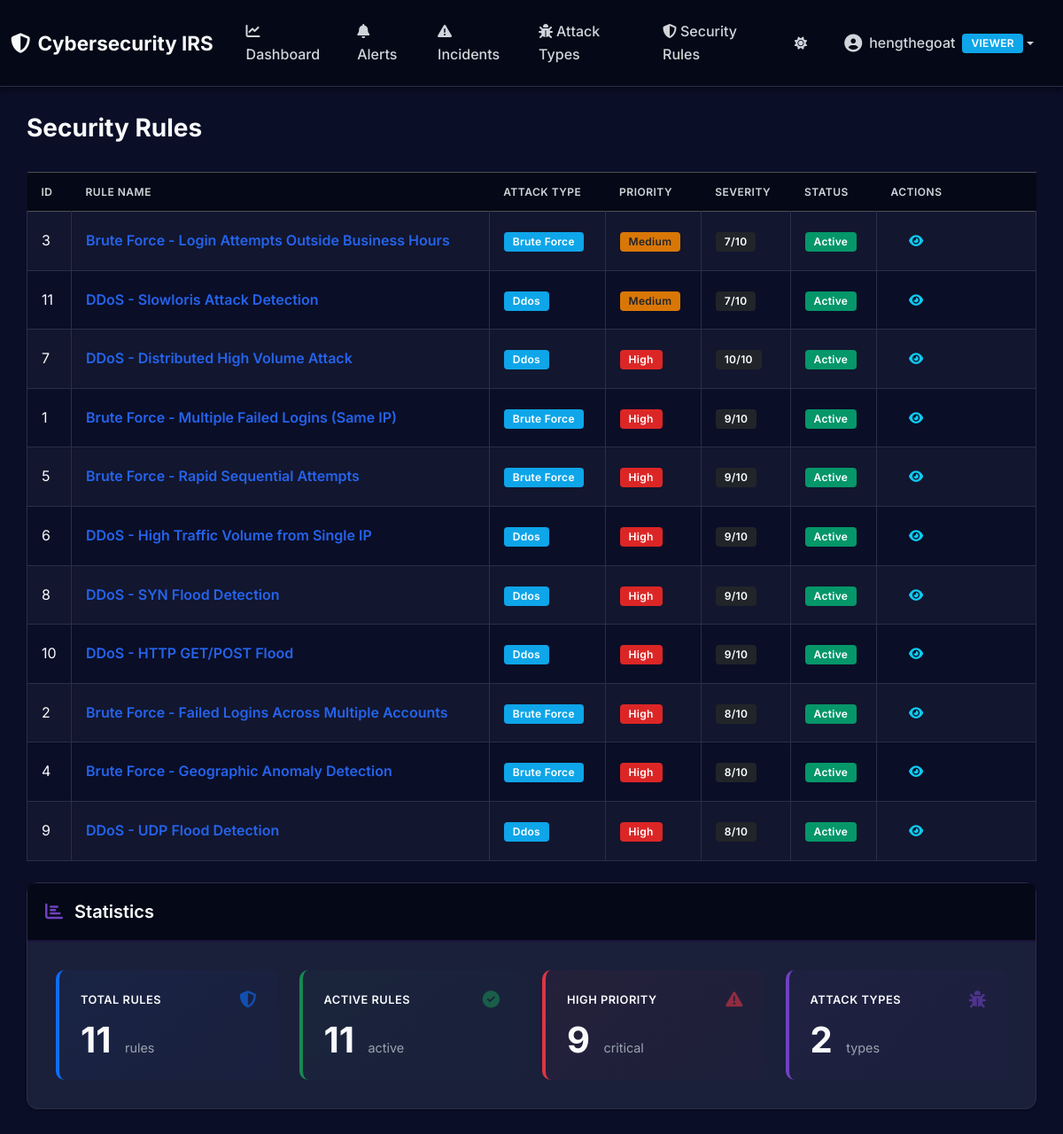
/rules/ (signed in), run on the app's committed database.
### app/models/user.py (models this page shows, shortened)
class User(db.Model):
    __tablename__ = 'users'
    id = db.Column(db.Integer, primary_key=True)
    username = db.Column(db.String(80), unique=True, nullable=False)
    email = db.Column(db.String(120), unique=True, nullable=False)
    full_name = db.Column(db.String(120), nullable=False)
    role = db.Column(db.String(20), default='analyst', nullable=False)  # admin, analyst, viewer
    is_active = db.Column(db.Boolean, default=True, nullable=False)
    password_hash = db.Column(db.String(255), nullable=False)
    created_at = db.Column(db.DateTime, default=datetime.utcnow, nullable=False)
    updated_at = db.Column(db.DateTime, default=datetime.utcnow, onupdate=datetime.utcnow, nullable=False)
    last_login = db.Column(db.DateTime, nullable=True)

### app/models/rule.py (models this page shows, shortened)
class Rule(db.Model):
    __tablename__ = 'rules'
    id = db.Column(db.Integer, primary_key=True)
    name = db.Column(db.String(200), nullable=False)
    attack_type_id = db.Column(db.Integer, db.ForeignKey('attack_types.id'), nullable=False)
    conditions = db.Column(db.JSON, nullable=False)  # JSON storage for flexible conditions
    actions = db.Column(db.JSON, nullable=False)  # JSON array of action strings
    priority = db.Column(db.String(20), default='medium', nullable=False)  # high, medium, low
    severity_score = db.Column(db.Integer, default=5, nullable=False)  # 1-10
    is_active = db.Column(db.Boolean, default=True, nullable=False)
    created_at = db.Column(db.DateTime, default=datetime.utcnow, nullable=False)
    updated_at = db.Column(db.DateTime, default=datetime.utcnow, onupdate=datetime.utcnow, nullable=False)

### app/models/attack_type.py (models this page shows, shortened)
class AttackType(db.Model):
    __tablename__ = 'attack_types'
    id = db.Column(db.Integer, primary_key=True)
    name = db.Column(db.String(50), unique=True, nullable=False)  # brute_force, ddos
    description = db.Column(db.Text, nullable=True)
    severity_level = db.Column(db.Integer, default=5, nullable=False)  # 1-10
    is_active = db.Column(db.Boolean, default=True, nullable=False)
    rules = db.relationship('Rule', backref='attack_type', lazy=True, cascade='all, delete-orphan')
    incidents = db.relationship('Incident', backref='attack_type', lazy=True)

### app/routes/rule_routes.py (the view)
@rule_bp.route('/')
@login_required
def index():
    rules = RuleService.get_all()
    attack_types = {at.id: at for at in AttackTypeService.get_all()}
    return render_template('rules/index.html', rules=rules, attack_types=attack_types)

### app/templates/rules/index.html (shortened to what this page needs)
{% extends "layouts/base.html" %}  {% block content %}
<div class="d-flex justify-content-between align-items-center mb-4">
  <h1 class="h3">Security Rules</h1>
</div>
{% if rules %}
<div class="table-responsive">
  <table class="table table-striped table-bordered align-middle shadow-sm">
    <thead class="table-dark">
      <tr>
        <th style="width: 50px">ID</th>
        <th>Rule Name</th>
        <th>Attack Type</th>
        <th>Priority</th>
        <th>Severity</th>
        <th>Status</th>
        <th style="width: 180px">Actions</th>
      </tr>
    </thead>
    <tbody>
      {% for rule in rules %}
      <tr>
        <td>{{ rule.id }}</td>
        <td>
          <a
            href="{{ url_for('rules.detail', rule_id=rule.id) }}"
            class="text-decoration-none fw-semibold"
          >
            {{ rule.name }}
          </a>
        </td>
        <td>
          {% if rule.attack_type_id in attack_types %}
          <span class="badge bg-info"
            >{{ attack_types[rule.attack_type_id].name.replace('_', ' ').title()
            }}</span
          >
          {% endif %}
        </td>
        <td>
          {% if rule.priority == 'high' %}
          <span class="badge bg-danger">High</span>
          {% elif rule.priority == 'medium' %}
          <span class="badge bg-warning text-dark">Medium</span>
          {% else %}
          <span class="badge bg-secondary">Low</span>
          {% endif %}
        </td>
        <td><span class="badge bg-dark">{{ rule.severity_score }}/10</span></td>
        <td>
          {% if rule.is_active %}
          <span class="badge bg-success">Active</span>
          {% else %}
          <span class="badge bg-secondary">Inactive</span>
          {% endif %}
        </td>
        <td>
          <div class="btn-group" role="group">
            <a
              href="{{ url_for('rules.detail', rule_id=rule.id) }}"
              class="btn btn-sm btn-outline-info"
              title="View Details"
            >
              <i class="fas fa-eye"></i>
            </a>
          </div>
        </td>
      </tr>
      {% endfor %}
    </tbody>
  </table>
</div>
{% endif %}
<div class="mt-4">
  <div
    class="card"
    style="border-radius: 12px; border: 1px solid var(--card-border)"
  >
    <div
      class="card-header"
      style="
        background: linear-gradient(
          135deg,
          rgba(111, 66, 193, 0.08),
          rgba(111, 66, 193, 0.03)
        );
        border-bottom: 2px solid rgba(111, 66, 193, 0.2);
        padding: 1.25rem;
        border-radius: 12px 12px 0 0;
      "
    >
      <h5 class="mb-0" style="font-weight: 600; color: var(--text-primary)">
        <i class="fas fa-chart-bar me-2" style="color: #6f42c1"></i>
        Statistics
      </h5>
    </div>
    <div class="card-body" style="padding: 2rem">
      <div class="row g-4">
        <div class="col-lg-3 col-md-6">
          <div
            style="
              padding: 24px;
              background: linear-gradient(
                135deg,
                rgba(13, 110, 253, 0.05),
                rgba(13, 110, 253, 0.02)
              );
              border-radius: 10px;
              border-left: 4px solid #0d6efd;
              transition: all 0.3s ease;
            "
            onmouseover="this.style.transform='translateY(-4px)'; this.style.boxShadow='0 8px 16px rgba(0,0,0,0.1)';"
            onmouseout="this.style.transform='translateY(0)'; this.style.boxShadow='none';"
          >
            <div class="d-flex align-items-center justify-content-between mb-3">
              <h6
                style="
                  color: var(--text-secondary);
                  font-size: 0.8rem;
                  text-transform: uppercase;
                  margin: 0;
                  letter-spacing: 0.5px;
                  font-weight: 600;
                "
              >
                Total Rules
              </h6>
              <i
                class="fas fa-shield-alt"
                style="font-size: 1.2rem; color: #0d6efd; opacity: 0.6"
              ></i>
            </div>
            <div>
              <span
                style="
                  font-size: 2.5rem;
                  font-weight: 700;
                  color: var(--text-primary);
                  line-height: 1;
                "
              >
                {{ rules|length }}
              </span>
              <span
                style="
                  color: var(--text-muted);
                  font-size: 0.9rem;
                  margin-left: 6px;
                "
              >
                rule{{ rules|length != 1 and 's' or '' }}
              </span>
            </div>
          </div>
        </div>
        <div class="col-lg-3 col-md-6">
          <div
            style="
              padding: 24px;
              background: linear-gradient(
                135deg,
                rgba(25, 135, 84, 0.05),
                rgba(25, 135, 84, 0.02)
              );
              border-radius: 10px;
              border-left: 4px solid #198754;
              transition: all 0.3s ease;
            "
            onmouseover="this.style.transform='translateY(-4px)'; this.style.boxShadow='0 8px 16px rgba(0,0,0,0.1)';"
            onmouseout="this.style.transform='translateY(0)'; this.style.boxShadow='none';"
          >
            <div class="d-flex align-items-center justify-content-between mb-3">
              <h6
                style="
                  color: var(--text-secondary);
                  font-size: 0.8rem;
                  text-transform: uppercase;
                  margin: 0;
                  letter-spacing: 0.5px;
                  font-weight: 600;
                "
              >
                Active Rules
              </h6>
              <i
                class="fas fa-check-circle"
                style="font-size: 1.2rem; color: #198754; opacity: 0.6"
              ></i>
            </div>
            <div>
              <span
                style="
                  font-size: 2.5rem;
                  font-weight: 700;
                  color: var(--text-primary);
                  line-height: 1;
                "
              >
                {{ rules|selectattr('is_active')|list|length }}
              </span>
              <span
                style="
                  color: var(--text-muted);
                  font-size: 0.9rem;
                  margin-left: 6px;
                "
              >
                active
              </span>
            </div>
          </div>
        </div>
        <div class="col-lg-3 col-md-6">
          <div
            style="
              padding: 24px;
              background: linear-gradient(
                135deg,
                rgba(220, 53, 69, 0.05),
                rgba(220, 53, 69, 0.02)
              );
              border-radius: 10px;
              border-left: 4px solid #dc3545;
              transition: all 0.3s ease;
            "
            onmouseover="this.style.transform='translateY(-4px)'; this.style.boxShadow='0 8px 16px rgba(0,0,0,0.1)';"
            onmouseout="this.style.transform='translateY(0)'; this.style.boxShadow='none';"
          >
            <div class="d-flex align-items-center justify-content-between mb-3">
              <h6
                style="
                  color: var(--text-secondary);
                  font-size: 0.8rem;
                  text-transform: uppercase;
                  margin: 0;
                  letter-spacing: 0.5px;
                  font-weight: 600;
                "
              >
                High Priority
              </h6>
              <i
                class="fas fa-exclamation-triangle"
                style="font-size: 1.2rem; color: #dc3545; opacity: 0.6"
              ></i>
            </div>
            <div>
              <span
                style="
                  font-size: 2.5rem;
                  font-weight: 700;
                  color: var(--text-primary);
                  line-height: 1;
                "
              >
                {{ rules|selectattr('priority', 'equalto', 'high')|list|length
                }}
              </span>
              <span
                style="
                  color: var(--text-muted);
                  font-size: 0.9rem;
                  margin-left: 6px;
                "
              >
                critical
              </span>
            </div>
          </div>
        </div>
        <div class="col-lg-3 col-md-6">
          <div
            style="
              padding: 24px;
              background: linear-gradient(
                135deg,
                rgba(111, 66, 193, 0.05),
                rgba(111, 66, 193, 0.02)
              );
              border-radius: 10px;
              border-left: 4px solid #6f42c1;
              transition: all 0.3s ease;
            "
            onmouseover="this.style.transform='translateY(-4px)'; this.style.boxShadow='0 8px 16px rgba(0,0,0,0.1)';"
            onmouseout="this.style.transform='translateY(0)'; this.style.boxShadow='none';"
          >
            <div class="d-flex align-items-center justify-content-between mb-3">
              <h6
                style="
                  color: var(--text-secondary);
                  font-size: 0.8rem;
                  text-transform: uppercase;
                  margin: 0;
                  letter-spacing: 0.5px;
                  font-weight: 600;
                "
              >
                Attack Types
              </h6>
              <i
                class="fas fa-bug"
                style="font-size: 1.2rem; color: #6f42c1; opacity: 0.6"
              ></i>
            </div>
            <div>
              <span
                style="
                  font-size: 2.5rem;
                  font-weight: 700;
                  color: var(--text-primary);
                  line-height: 1;
                "
              >
                {{ attack_types|length }}
              </span>
              <span
                style="
                  color: var(--text-muted);
                  font-size: 0.9rem;
                  margin-left: 6px;
                "
              >
                type{{ attack_types|length != 1 and 's' or '' }}
              </span>
            </div>
          </div>
        </div>
      </div>
    </div>
  </div>
</div>
{% endblock %}

### app/templates/layouts/base.html (shortened to what this page needs)
<!DOCTYPE html>
<html lang="en">
  <head>
    <link
      href="https://cdn.jsdelivr.net/npm/bootstrap@5.3.3/dist/css/bootstrap.min.css"
      rel="stylesheet"
    />
    <link
      rel="stylesheet"
      href="https://cdnjs.cloudflare.com/ajax/libs/font-awesome/6.5.1/css/all.min.css"
    />
    <link
      rel="stylesheet"
      href="{{ url_for('static', filename='css/style.css') }}"
    />
  </head>
  <body>
    {% if session.get('user_id') %}
    <nav class="navbar navbar-expand-lg navbar-dark">
      <div class="container-fluid">
        <a class="navbar-brand" href="{{ url_for('dashboard.index') }}">
          <i class="fas fa-shield-halved me-2"></i>Cybersecurity IRS
        </a>
        <div class="collapse navbar-collapse" id="navbarNav">
          <ul class="navbar-nav me-auto">
            <li class="nav-item">
              <a class="nav-link" href="{{ url_for('dashboard.index') }}">
                <i class="fas fa-chart-line me-1"></i>Dashboard
              </a>
            </li>
            <li class="nav-item">
              <a class="nav-link" href="{{ url_for('alerts.index') }}">
                <i class="fas fa-bell me-1"></i>Alerts
              </a>
            </li>
            <li class="nav-item">
              <a class="nav-link" href="{{ url_for('incidents.index') }}">
                <i class="fas fa-exclamation-triangle me-1"></i>Incidents
              </a>
            </li>
            <li class="nav-item">
              <a class="nav-link" href="{{ url_for('attack_type.index') }}">
                <i class="fas fa-bug me-1"></i>Attack Types
              </a>
            </li>
            <li class="nav-item">
              <a class="nav-link" href="{{ url_for('rules.index') }}">
                <i class="fas fa-shield-alt me-1"></i>Security Rules
              </a>
            </li>
          </ul>
          <ul class="navbar-nav ms-auto align-items-center">
            <li class="nav-item">
              <button
                class="btn nav-link"
                id="theme-toggle"
                title="Toggle theme"
              >
                <i class="fas fa-moon"></i>
              </button>
            </li>
            <li class="nav-item dropdown">
              <a
                class="nav-link dropdown-toggle d-flex align-items-center"
                href="#"
                id="userDropdown"
                role="button"
                data-bs-toggle="dropdown"
                aria-expanded="false"
              >
                <i class="fas fa-user-circle me-2 fs-5"></i>
                <span class="d-none d-lg-inline user-name-text"
                  >{{ session.username }}</span
                >
                <span
                  class="badge bg-{% if current_user and current_user.role == 'admin' %}danger{% elif current_user and current_user.role == 'analyst' %}warning{% else %}info{% endif %} ms-2"
                >
                  {{ current_user.role|upper if current_user else
                  session.user_role|upper }}
                </span>
              </a>
            </li>
          </ul>
        </div>
      </div>
    </nav>
    {% endif %}
    <main class="container">
       {% block content %}{% endblock %}
    </main>
  </body>
</html>

### data on the page
User: role "VIEWER"
Rule: id "3", name "Brute Force - Login Attempts Outside Business Hours", priority "Medium", severity_score "7", is_active "Active"
AttackType: name "Brute Force"
Rule: id "11", name "DDoS - Slowloris Attack Detection", priority "Medium", severity_score "7", is_active "Active"
AttackType: name "Ddos"
Rule: id "7", name "DDoS - Distributed High Volume Attack", priority "High", severity_score "10", is_active "Active"
Rule: id "1", name "Brute Force - Multiple Failed Logins (Same IP)", priority "High", severity_score "9", is_active "Active"
Rule: id "5", name "Brute Force - Rapid Sequential Attempts", priority "High", severity_score "9", is_active "Active"
Rule: id "6", name "DDoS - High Traffic Volume from Single IP", priority "High", severity_score "9", is_active "Active"
Rule: id "8", name "DDoS - SYN Flood Detection", priority "High", severity_score "9", is_active "Active"
Rule: id "10", name "DDoS - HTTP GET/POST Flood", priority "High", severity_score "9", is_active "Active"
Rule: id "2", name "Brute Force - Failed Logins Across Multiple Accounts", priority "High", severity_score "8", is_active "Active"
Rule: id "4", name "Brute Force - Geographic Anomaly Detection", priority "High", severity_score "8", is_active "Active"
Rule: id "9", name "DDoS - UDP Flood Detection", priority "High", severity_score "8", is_active "Active"

### other printed values
{{ session.username }} "hengthegoat"
{{ rules|length }} "11"
{{ rules|length != 1 and 's' or '' }} "s"
{{ rules|selectattr('is_active')|list|length }} "11"
{{ rules|selectattr('priority', 'equalto', 'high')|list|length }} "9"
{{ attack_types|length }} "2"
{{ attack_types|length != 1 and 's' or '' }} "s"
